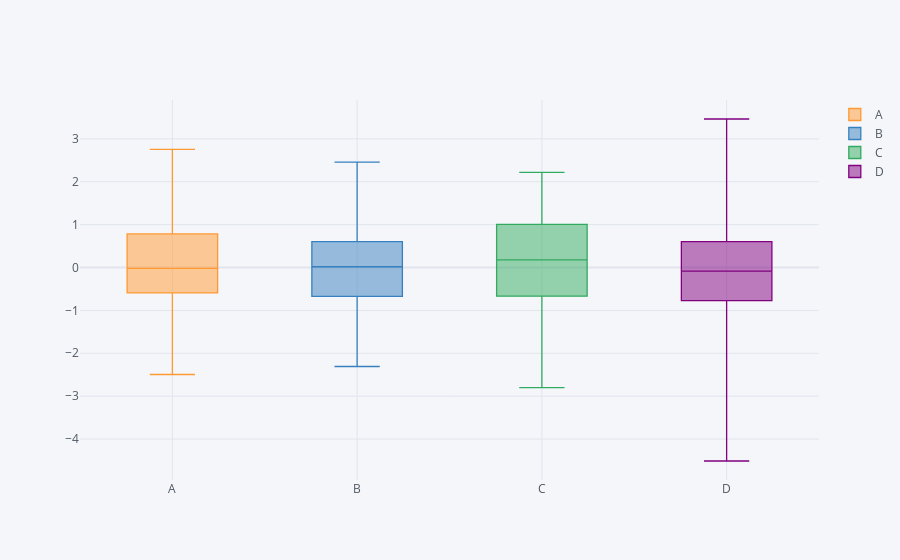

Source (notebook cell):
### Code cell
#boxplot
df.iplot(kind='box')
